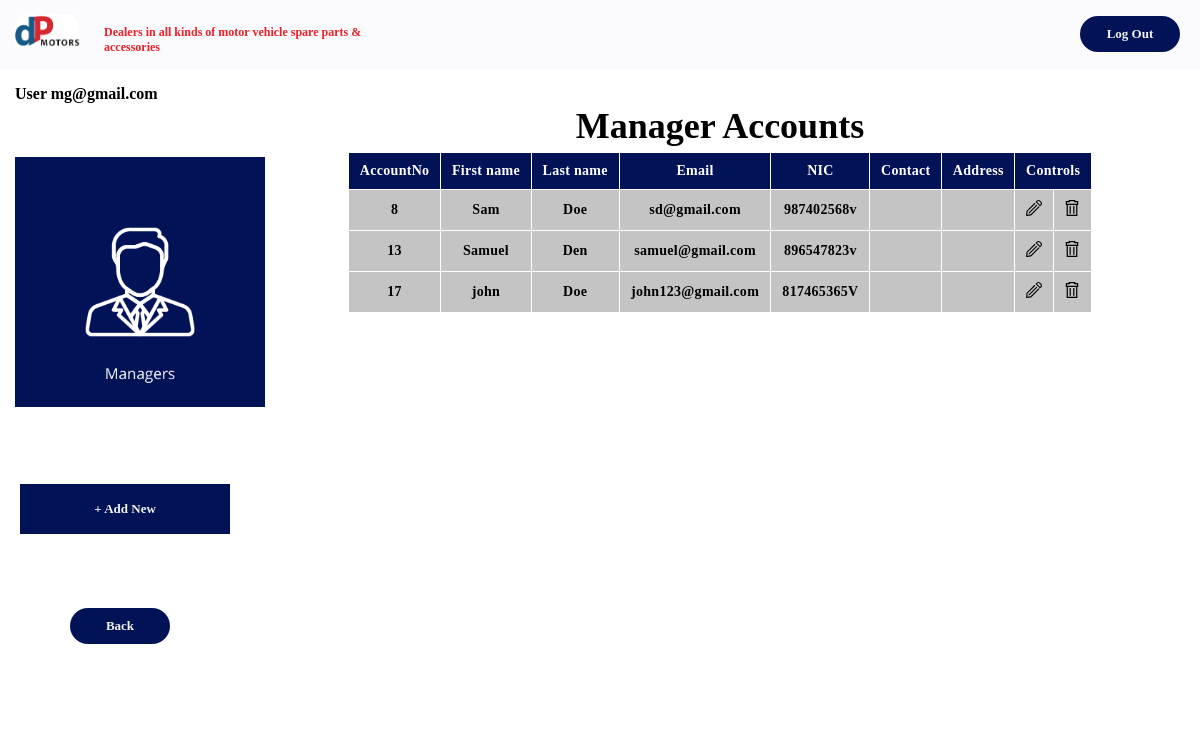
The app's page /UI/Administrator/manageAccounts/manageraccounts.php (signed in) with its own data.
### tables this page shows
CREATE TABLE IF NOT EXISTS `users` (
  `id` int(10) NOT NULL AUTO_INCREMENT,
  `fname` varchar(255) NOT NULL,
  `lname` varchar(255) NOT NULL,
  `email` varchar(255) NOT NULL,
  `nic` varchar(255) NOT NULL,
  `password` varchar(255) NOT NULL,
  `type` varchar(100) DEFAULT NULL,
  `contact` text,
  `address` text,
  `state` varchar(15) NOT NULL DEFAULT 'activated',
  PRIMARY KEY (`id`)
);

### UI/Administrator/manageAccounts/manageraccounts.php (the view, shortened to what this page needs)
<?php
if($_SESSION['type'] == "admin")
{
    $email =  $_SESSION['email'];
}else{
    header("location: ../../Auth-UI/Login.php?error=unscuccessful-attempt-managerDashboard");
}
include_once "../../../includes/dbh.inc.php";
?>
<!DOCTYPE HTML>
<html lang="en">
<head>
    <link rel="stylesheet" href="../../../css/main.css">
</head>
<body>
    <div class="row r1">
        <div class="col-13">
            <img src="../../../images/logo.png" class="navLogo">
        </div>
        <div class="col-nav">
            <h4 class="navSlogan">Dealers in all kinds of motor vehicle spare parts & accessories</h4>
        </div>
        <div class="col-14 navbar">
            <form action="../../../includes/logout.inc.php">
                <button class="navButton"> Log Out </button>
            </form>
        </div>
    </div>
    <div class="row r3">
        <div class="col-15 ">
            <p> User <?php echo  $email ?></p><br><br><br>
            <img src="../../../images/admin/manager.png" style="width: 250px;" alt=""><br><br><br><br><br>
            <button class="adminbutton1" onclick="OnClickOpenAddEmloyee()" >+ Add New</button>
            <br><br><br><br><br>
            <p style="text-align: center;"> <button onclick="history.back()" class="navButton">Back </button></p>
            <br><br><br>
        </div>
        <div class="col-16 content">
            <div style="overflow-x:auto;">
                <div class="th-table-container1">
                    <h2 class="th-th2">Manager Accounts<h2>
                <table class="th-user-table">
                    <thead>
                    <th>AccountNo</th>
                      <th>First name</th>
                      <th>Last name</th>
                      <th>Email</th>
                      <th>NIC</th>
                      <th>Contact</th>
                      <th>Address</th>
                      <th colspan="2" style="text-align: center;">Controls</th>
                    </thead>
                    <tbody>
                        <?php
                            $sql = "SELECT id, fname, lname,email, nic, contact, address  FROM users where type='manager'";
                            $result = $conn->query($sql);
                            while($row = mysqli_fetch_array($result)) {
                        ?>
                        <tr>
                            <td><?php echo $row["id"]; ?></td>
                            <td><?php echo $row["fname"];?></td>
                            <td><?php echo $row["lname"];?></td>
                            <td><?php echo $row["email"];?></td>
                            <td><?php echo $row["nic"];?></td>
                            <td><?php echo $row["contact"] ?></td>
                            <td><?php echo $row["address"] ?></td>
                            <td><a href="update.process.php?id=<?php echo $row["id"];?>"><button class="th-button-icon"><img src='../../../images/Employee & Supplier/edit.svg' class='th-svg-icons'></button></a></td>
                            <td><a href="delete.process.php?id=<?php echo $row["id"];?>"><button class="th-button-icon"><img src='../../../images/Employee & Supplier/delete.svg' class='th-svg-icons'></button></a></td>
                        </tr>
                        <?php
                            }
                        ?>
                      </tbody>
                  </table>
            </div>
        </div>
    </div>
</body>
</html>

### css/responsive.css (style rules this page uses)
* { margin:0; padding:0; font-family: 'Tahoma'; font-weight:bold; box-sizing:border-box; }
[class*="col-"] { float: left; padding: 15px; border: 0px solid red; }
.row::after { content: ""; clear: both; display: table; }
.col-13 { width: 7%; }
.col-14 { width: 68%; }
.col-15 { width: 20%; }
.col-16 { width: 80%; }
.col-nav { width: 25%; }
.navLogo { height: auto; width: 65px; z-index: -1; }
.navSlogan { padding-top: 10px; padding-left: 5px; color:#ED1F28; font-size: 12px; }
.r1 { background-color: #FBFBFD; }
.navbar { text-align: center; display: flex; justify-content: end; }
button { border-radius:25px; }
.navButton { border: none; background-color:#021257; width: 100px; padding: 10px 10px; transition-duration:0.4s; cursor: pointer; margin: 1px 5px; text-align: center; text-decoration: none; color:#F2F2F2; font-size: 13px; font-weight: bold; }

### css/employee-supplier.css (style rules this page uses)
.th-table-container1 { padding:0 10%; margin:20px auto 0; font-family: sans-serif; }
.th-th2 { text-align: center; text-decoration: none; font-size: 36px; margin-bottom: 5px; }
.th-user-table { width:100%; border:0px; border-collapse: collapse; }
.th-user-table thead { background-color: #021257; color:#ffffff; }
.th-user-table thead tr th { padding:10px; letter-spacing: 0.30px; font-size: 14px; font-weight: bold; text-align: center; text-decoration: none; border:1px solid #ffffff; border-collapse: collapse; }
.th-user-table tbody tr td { padding:10px; letter-spacing: 0.30px; font-size: 14px; font-weight: bold; text-align: center; text-decoration: none; border:1px solid #ffffff; border-collapse: collapse; background-color: #c4c4c4; color:#000; }
.th-svg-icons { width: 16px; height: 16px; border: none; cursor: pointer; background-color: transparent; }
.th-button-icon { border:none; height:16px; width:16px; background-color: #c4c4c4; }

### css/admin.css (style rules this page uses)
.adminbutton1 { border-radius: 0px; border: none; background-color:#021257; width: 100%; height: 50px; padding: 10px 10px; transition-duration:0.4s; cursor: pointer; margin: 1px 5px; text-align: center; text-decoration: none; color:#F2F2F2; font-size: 13px; font-weight: bold; }

### records on screen
users: id "8", fname "Sam", lname "Doe", email "sd@gmail.com", nic "987402568v"
users: id "13", fname "Samuel", lname "Den", email "samuel@gmail.com", nic "896547823v"
users: id "17", fname "john", lname "Doe", email "john123@gmail.com", nic "817465365V"

### other values on screen
$email "mg@gmail.com"
